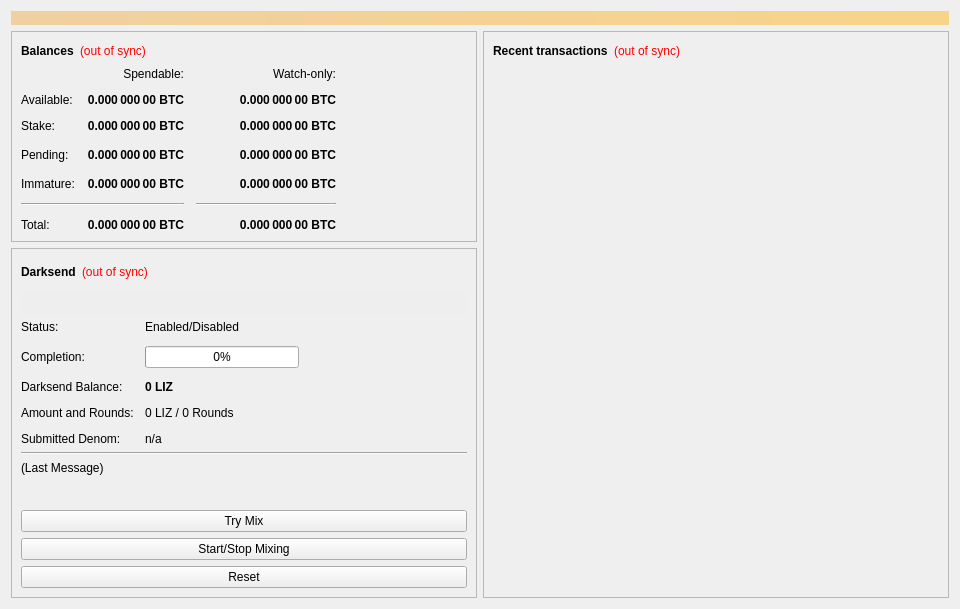
<?xml version="1.0" encoding="UTF-8"?>
<ui version="4.0">
 <class>OverviewPage</class>
 <widget class="QWidget" name="OverviewPage">
  <property name="geometry">
   <rect>
    <x>0</x>
    <y>0</y>
    <width>960</width>
    <height>594</height>
   </rect>
  </property>
  <property name="minimumSize">
   <size>
    <width>960</width>
    <height>0</height>
   </size>
  </property>
  <property name="windowTitle">
   <string>Form</string>
  </property>
  <layout class="QVBoxLayout" name="topLayout">
   <item>
    <widget class="QLabel" name="labelAlerts">
     <property name="visible">
      <bool>false</bool>
     </property>
     <property name="styleSheet">
      <string notr="true">background-color: qlineargradient(x1: 0, y1: 0, x2: 1, y2: 0, stop:0 #F0D0A0, stop:1 #F8D488); color:#000000;</string>
     </property>
     <property name="wordWrap">
      <bool>true</bool>
     </property>
     <property name="margin">
      <number>3</number>
     </property>
    </widget>
   </item>
   <item>
    <layout class="QHBoxLayout" name="horizontalLayout" stretch="1,1">
     <item>
      <layout class="QVBoxLayout" name="verticalLayout_2">
       <item>
        <widget class="QFrame" name="frame">
         <property name="frameShape">
          <enum>QFrame::StyledPanel</enum>
         </property>
         <property name="frameShadow">
          <enum>QFrame::Raised</enum>
         </property>
         <layout class="QVBoxLayout" name="verticalLayout_4">
          <item>
           <layout class="QHBoxLayout" name="horizontalLayout_4">
            <item>
             <widget class="QLabel" name="label_5">
              <property name="font">
               <font>
                <weight>75</weight>
                <bold>true</bold>
               </font>
              </property>
              <property name="text">
               <string>Balances</string>
              </property>
             </widget>
            </item>
            <item>
             <widget class="QLabel" name="labelWalletStatus">
              <property name="cursor">
               <cursorShape>WhatsThisCursor</cursorShape>
              </property>
              <property name="toolTip">
               <string>The displayed information may be out of date. Your wallet automatically synchronizes with the Lizus network after a connection is established, but this process has not completed yet.</string>
              </property>
              <property name="styleSheet">
               <string notr="true">QLabel { color: red; }</string>
              </property>
              <property name="text">
               <string notr="true">(out of sync)</string>
              </property>
              <property name="alignment">
               <set>Qt::AlignLeading|Qt::AlignLeft|Qt::AlignVCenter</set>
              </property>
             </widget>
            </item>
            <item>
             <spacer name="horizontalSpacer_3">
              <property name="orientation">
               <enum>Qt::Horizontal</enum>
              </property>
              <property name="sizeHint" stdset="0">
               <size>
                <width>40</width>
                <height>20</height>
               </size>
              </property>
             </spacer>
            </item>
           </layout>
          </item>
          <item>
           <layout class="QGridLayout" name="gridLayout">
            <property name="spacing">
             <number>12</number>
            </property>
            <item row="3" column="2">
             <widget class="QLabel" name="labelWatchPending">
              <property name="font">
               <font>
                <weight>75</weight>
                <bold>true</bold>
               </font>
              </property>
              <property name="cursor">
               <cursorShape>IBeamCursor</cursorShape>
              </property>
              <property name="toolTip">
               <string>Unconfirmed transactions to watch-only addresses</string>
              </property>
              <property name="text">
               <string notr="true">0.000 000 00 BTC</string>
              </property>
              <property name="alignment">
               <set>Qt::AlignRight|Qt::AlignTrailing|Qt::AlignVCenter</set>
              </property>
              <property name="textInteractionFlags">
               <set>Qt::LinksAccessibleByMouse|Qt::TextSelectableByKeyboard|Qt::TextSelectableByMouse</set>
              </property>
             </widget>
            </item>
            <item row="3" column="1">
             <widget class="QLabel" name="labelUnconfirmed">
              <property name="font">
               <font>
                <weight>75</weight>
                <bold>true</bold>
               </font>
              </property>
              <property name="cursor">
               <cursorShape>IBeamCursor</cursorShape>
              </property>
              <property name="toolTip">
               <string>Total of transactions that have yet to be confirmed, and do not yet count toward the spendable balance</string>
              </property>
              <property name="text">
               <string notr="true">0.000 000 00 BTC</string>
              </property>
              <property name="alignment">
               <set>Qt::AlignRight|Qt::AlignTrailing|Qt::AlignVCenter</set>
              </property>
              <property name="textInteractionFlags">
               <set>Qt::LinksAccessibleByMouse|Qt::TextSelectableByKeyboard|Qt::TextSelectableByMouse</set>
              </property>
             </widget>
            </item>
            <item row="4" column="2">
             <widget class="QLabel" name="labelWatchImmature">
              <property name="font">
               <font>
                <weight>75</weight>
                <bold>true</bold>
               </font>
              </property>
              <property name="cursor">
               <cursorShape>IBeamCursor</cursorShape>
              </property>
              <property name="toolTip">
               <string>Mined balance in watch-only addresses that has not yet matured</string>
              </property>
              <property name="text">
               <string notr="true">0.000 000 00 BTC</string>
              </property>
              <property name="alignment">
               <set>Qt::AlignRight|Qt::AlignTrailing|Qt::AlignVCenter</set>
              </property>
              <property name="textInteractionFlags">
               <set>Qt::LinksAccessibleByMouse|Qt::TextSelectableByKeyboard|Qt::TextSelectableByMouse</set>
              </property>
             </widget>
            </item>
            <item row="5" column="0" colspan="2">
             <widget class="Line" name="lineSpendableBalance">
              <property name="orientation">
               <enum>Qt::Horizontal</enum>
              </property>
             </widget>
            </item>
            <item row="5" column="2">
             <widget class="Line" name="lineWatchBalance">
              <property name="sizePolicy">
               <sizepolicy hsizetype="Preferred" vsizetype="Fixed">
                <horstretch>0</horstretch>
                <verstretch>0</verstretch>
               </sizepolicy>
              </property>
              <property name="minimumSize">
               <size>
                <width>140</width>
                <height>0</height>
               </size>
              </property>
              <property name="orientation">
               <enum>Qt::Horizontal</enum>
              </property>
             </widget>
            </item>
            <item row="6" column="0">
             <widget class="QLabel" name="labelTotalText">
              <property name="text">
               <string>Total:</string>
              </property>
             </widget>
            </item>
            <item row="4" column="1">
             <widget class="QLabel" name="labelImmature">
              <property name="font">
               <font>
                <weight>75</weight>
                <bold>true</bold>
               </font>
              </property>
              <property name="cursor">
               <cursorShape>IBeamCursor</cursorShape>
              </property>
              <property name="toolTip">
               <string>Mined balance that has not yet matured</string>
              </property>
              <property name="text">
               <string notr="true">0.000 000 00 BTC</string>
              </property>
              <property name="alignment">
               <set>Qt::AlignRight|Qt::AlignTrailing|Qt::AlignVCenter</set>
              </property>
              <property name="textInteractionFlags">
               <set>Qt::LinksAccessibleByMouse|Qt::TextSelectableByKeyboard|Qt::TextSelectableByMouse</set>
              </property>
             </widget>
            </item>
            <item row="3" column="3">
             <spacer name="horizontalSpacer_2">
              <property name="orientation">
               <enum>Qt::Horizontal</enum>
              </property>
              <property name="sizeHint" stdset="0">
               <size>
                <width>40</width>
                <height>20</height>
               </size>
              </property>
             </spacer>
            </item>
            <item row="4" column="0">
             <widget class="QLabel" name="labelImmatureText">
              <property name="text">
               <string>Immature:</string>
              </property>
             </widget>
            </item>
            <item row="6" column="1">
             <widget class="QLabel" name="labelTotal">
              <property name="font">
               <font>
                <weight>75</weight>
                <bold>true</bold>
               </font>
              </property>
              <property name="cursor">
               <cursorShape>IBeamCursor</cursorShape>
              </property>
              <property name="toolTip">
               <string>Your current total balance</string>
              </property>
              <property name="text">
               <string notr="true">0.000 000 00 BTC</string>
              </property>
              <property name="alignment">
               <set>Qt::AlignRight|Qt::AlignTrailing|Qt::AlignVCenter</set>
              </property>
              <property name="textInteractionFlags">
               <set>Qt::LinksAccessibleByMouse|Qt::TextSelectableByKeyboard|Qt::TextSelectableByMouse</set>
              </property>
             </widget>
            </item>
            <item row="6" column="2">
             <widget class="QLabel" name="labelWatchTotal">
              <property name="font">
               <font>
                <weight>75</weight>
                <bold>true</bold>
               </font>
              </property>
              <property name="cursor">
               <cursorShape>IBeamCursor</cursorShape>
              </property>
              <property name="toolTip">
               <string>Current total balance in watch-only addresses</string>
              </property>
              <property name="text">
               <string notr="true">0.000 000 00 BTC</string>
              </property>
              <property name="alignment">
               <set>Qt::AlignRight|Qt::AlignTrailing|Qt::AlignVCenter</set>
              </property>
              <property name="textInteractionFlags">
               <set>Qt::LinksAccessibleByMouse|Qt::TextSelectableByKeyboard|Qt::TextSelectableByMouse</set>
              </property>
             </widget>
            </item>
            <item row="0" column="2">
             <widget class="QLabel" name="labelWatchonly">
              <property name="text">
               <string>Watch-only:</string>
              </property>
              <property name="alignment">
               <set>Qt::AlignRight|Qt::AlignTrailing|Qt::AlignVCenter</set>
              </property>
             </widget>
            </item>
            <item row="1" column="0">
             <widget class="QLabel" name="labelBalanceText">
              <property name="text">
               <string>Available:</string>
              </property>
             </widget>
            </item>
            <item row="1" column="1">
             <widget class="QLabel" name="labelBalance">
              <property name="font">
               <font>
                <weight>75</weight>
                <bold>true</bold>
               </font>
              </property>
              <property name="cursor">
               <cursorShape>IBeamCursor</cursorShape>
              </property>
              <property name="toolTip">
               <string>Your current spendable balance</string>
              </property>
              <property name="text">
               <string notr="true">0.000 000 00 BTC</string>
              </property>
              <property name="alignment">
               <set>Qt::AlignRight|Qt::AlignTrailing|Qt::AlignVCenter</set>
              </property>
              <property name="textInteractionFlags">
               <set>Qt::LinksAccessibleByMouse|Qt::TextSelectableByKeyboard|Qt::TextSelectableByMouse</set>
              </property>
             </widget>
            </item>
            <item row="2" column="0">
             <widget class="QLabel" name="label_10">
              <property name="text">
               <string>Stake:</string>
              </property>
             </widget>
            </item>
            <item row="2" column="1">
             <widget class="QLabel" name="labelStake">
              <property name="font">
               <font>
                <weight>75</weight>
                <bold>true</bold>
               </font>
              </property>
              <property name="cursor">
               <cursorShape>IBeamCursor</cursorShape>
              </property>
              <property name="toolTip">
               <string>Total of coins that was staked, and do not yet count toward the current balance</string>
              </property>
              <property name="text">
               <string notr="true">0.000 000 00 BTC</string>
              </property>
              <property name="alignment">
               <set>Qt::AlignRight|Qt::AlignTrailing|Qt::AlignVCenter</set>
              </property>
              <property name="textInteractionFlags">
               <set>Qt::LinksAccessibleByMouse|Qt::TextSelectableByKeyboard|Qt::TextSelectableByMouse</set>
              </property>
             </widget>
            </item>
            <item row="2" column="2">
             <widget class="QLabel" name="labelWatchStake">
              <property name="font">
               <font>
                <weight>75</weight>
                <bold>true</bold>
               </font>
              </property>
              <property name="cursor">
               <cursorShape>IBeamCursor</cursorShape>
              </property>
              <property name="toolTip">
               <string>Total of coins that was staked in watch-only addresses, and do not yet count toward the current watch-only balance</string>
              </property>
              <property name="text">
               <string notr="true">0.000 000 00 BTC</string>
              </property>
              <property name="alignment">
               <set>Qt::AlignRight|Qt::AlignTrailing|Qt::AlignVCenter</set>
              </property>
              <property name="textInteractionFlags">
               <set>Qt::LinksAccessibleByMouse|Qt::TextSelectableByKeyboard|Qt::TextSelectableByMouse</set>
              </property>
             </widget>
            </item>
            <item row="1" column="2">
             <widget class="QLabel" name="labelWatchAvailable">
              <property name="font">
               <font>
                <weight>75</weight>
                <bold>true</bold>
               </font>
              </property>
              <property name="cursor">
               <cursorShape>IBeamCursor</cursorShape>
              </property>
              <property name="toolTip">
               <string>Your current balance in watch-only addresses</string>
              </property>
              <property name="text">
               <string notr="true">0.000 000 00 BTC</string>
              </property>
              <property name="alignment">
               <set>Qt::AlignRight|Qt::AlignTrailing|Qt::AlignVCenter</set>
              </property>
              <property name="textInteractionFlags">
               <set>Qt::LinksAccessibleByMouse|Qt::TextSelectableByKeyboard|Qt::TextSelectableByMouse</set>
              </property>
             </widget>
            </item>
            <item row="3" column="0">
             <widget class="QLabel" name="labelPendingText">
              <property name="text">
               <string>Pending:</string>
              </property>
             </widget>
            </item>
            <item row="0" column="1">
             <widget class="QLabel" name="labelSpendable">
              <property name="text">
               <string>Spendable:</string>
              </property>
              <property name="alignment">
               <set>Qt::AlignRight|Qt::AlignTrailing|Qt::AlignVCenter</set>
              </property>
             </widget>
            </item>
           </layout>
          </item>
         </layout>
        </widget>
       </item>
       <item>
        <widget class="QFrame" name="frameDarksend">
         <property name="sizePolicy">
          <sizepolicy hsizetype="Expanding" vsizetype="Expanding">
           <horstretch>0</horstretch>
           <verstretch>0</verstretch>
          </sizepolicy>
         </property>
         <property name="minimumSize">
          <size>
           <width>0</width>
           <height>350</height>
          </size>
         </property>
         <property name="layoutDirection">
          <enum>Qt::LeftToRight</enum>
         </property>
         <property name="frameShape">
          <enum>QFrame::StyledPanel</enum>
         </property>
         <property name="frameShadow">
          <enum>QFrame::Raised</enum>
         </property>
         <layout class="QVBoxLayout" name="verticalLayout_5">
          <item>
           <layout class="QHBoxLayout" name="horizontalLayout_5">
            <item>
             <widget class="QLabel" name="label_2">
              <property name="font">
               <font>
                <weight>75</weight>
                <bold>true</bold>
               </font>
              </property>
              <property name="text">
               <string>Darksend</string>
              </property>
             </widget>
            </item>
            <item>
             <widget class="QLabel" name="labelDarksendSyncStatus">
              <property name="toolTip">
               <string>The displayed information may be out of date. Your wallet automatically synchronizes with the Lizus network after a connection is established, but this process has not completed yet.</string>
              </property>
              <property name="styleSheet">
               <string notr="true">QLabel { color: red; }</string>
              </property>
              <property name="text">
               <string notr="true">(out of sync)</string>
              </property>
              <property name="alignment">
               <set>Qt::AlignLeading|Qt::AlignLeft|Qt::AlignVCenter</set>
              </property>
             </widget>
            </item>
            <item>
             <spacer name="horizontalSpacer_4">
              <property name="orientation">
               <enum>Qt::Horizontal</enum>
              </property>
              <property name="sizeHint" stdset="0">
               <size>
                <width>40</width>
                <height>20</height>
               </size>
              </property>
             </spacer>
            </item>
           </layout>
          </item>
          <item>
           <widget class="QPushButton" name="runAutoDenom">
            <property name="palette">
             <palette>
              <active>
               <colorrole role="WindowText">
                <brush brushstyle="SolidPattern">
                 <color alpha="255">
                  <red>0</red>
                  <green>0</green>
                  <blue>0</blue>
                 </color>
                </brush>
               </colorrole>
               <colorrole role="Button">
                <brush brushstyle="SolidPattern">
                 <color alpha="255">
                  <red>239</red>
                  <green>238</green>
                  <blue>238</blue>
                 </color>
                </brush>
               </colorrole>
               <colorrole role="Light">
                <brush brushstyle="SolidPattern">
                 <color alpha="255">
                  <red>255</red>
                  <green>255</green>
                  <blue>255</blue>
                 </color>
                </brush>
               </colorrole>
               <colorrole role="Midlight">
                <brush brushstyle="SolidPattern">
                 <color alpha="255">
                  <red>247</red>
                  <green>246</green>
                  <blue>246</blue>
                 </color>
                </brush>
               </colorrole>
               <colorrole role="Dark">
                <brush brushstyle="SolidPattern">
                 <color alpha="255">
                  <red>119</red>
                  <green>119</green>
                  <blue>119</blue>
                 </color>
                </brush>
               </colorrole>
               <colorrole role="Mid">
                <brush brushstyle="SolidPattern">
                 <color alpha="255">
                  <red>159</red>
                  <green>159</green>
                  <blue>159</blue>
                 </color>
                </brush>
               </colorrole>
               <colorrole role="Text">
                <brush brushstyle="SolidPattern">
                 <color alpha="255">
                  <red>0</red>
                  <green>0</green>
                  <blue>0</blue>
                 </color>
                </brush>
               </colorrole>
               <colorrole role="BrightText">
                <brush brushstyle="SolidPattern">
                 <color alpha="255">
                  <red>255</red>
                  <green>255</green>
                  <blue>255</blue>
                 </color>
                </brush>
               </colorrole>
               <colorrole role="ButtonText">
                <brush brushstyle="SolidPattern">
                 <color alpha="255">
                  <red>0</red>
                  <green>0</green>
                  <blue>0</blue>
                 </color>
                </brush>
               </colorrole>
               <colorrole role="Base">
                <brush brushstyle="SolidPattern">
                 <color alpha="255">
                  <red>255</red>
                  <green>255</green>
                  <blue>255</blue>
                 </color>
                </brush>
               </colorrole>
               <colorrole role="Window">
                <brush brushstyle="SolidPattern">
                 <color alpha="255">
                  <red>239</red>
                  <green>238</green>
                  <blue>238</blue>
                 </color>
                </brush>
               </colorrole>
               <colorrole role="Shadow">
                <brush brushstyle="SolidPattern">
                 <color alpha="255">
                  <red>0</red>
                  <green>0</green>
                  <blue>0</blue>
                 </color>
                </brush>
               </colorrole>
               <colorrole role="AlternateBase">
                <brush brushstyle="SolidPattern">
                 <color alpha="255">
                  <red>247</red>
                  <green>246</green>
                  <blue>246</blue>
                 </color>
                </brush>
               </colorrole>
               <colorrole role="ToolTipBase">
                <brush brushstyle="SolidPattern">
                 <color alpha="255">
                  <red>255</red>
                  <green>255</green>
                  <blue>220</blue>
                 </color>
                </brush>
               </colorrole>
               <colorrole role="ToolTipText">
                <brush brushstyle="SolidPattern">
                 <color alpha="255">
                  <red>0</red>
                  <green>0</green>
                  <blue>0</blue>
                 </color>
                </brush>
               </colorrole>
              </active>
              <inactive>
               <colorrole role="WindowText">
                <brush brushstyle="SolidPattern">
                 <color alpha="255">
                  <red>0</red>
                  <green>0</green>
                  <blue>0</blue>
                 </color>
                </brush>
               </colorrole>
               <colorrole role="Button">
                <brush brushstyle="SolidPattern">
                 <color alpha="255">
                  <red>239</red>
                  <green>238</green>
                  <blue>238</blue>
                 </color>
                </brush>
               </colorrole>
               <colorrole role="Light">
                <brush brushstyle="SolidPattern">
                 <color alpha="255">
                  <red>255</red>
                  <green>255</green>
                  <blue>255</blue>
                 </color>
                </brush>
               </colorrole>
               <colorrole role="Midlight">
                <brush brushstyle="SolidPattern">
                 <color alpha="255">
                  <red>247</red>
                  <green>246</green>
                  <blue>246</blue>
                 </color>
                </brush>
               </colorrole>
               <colorrole role="Dark">
                <brush brushstyle="SolidPattern">
                 <color alpha="255">
                  <red>119</red>
                  <green>119</green>
                  <blue>119</blue>
                 </color>
                </brush>
               </colorrole>
               <colorrole role="Mid">
                <brush brushstyle="SolidPattern">
                 <color alpha="255">
                  <red>159</red>
                  <green>159</green>
                  <blue>159</blue>
                 </color>
                </brush>
               </colorrole>
               <colorrole role="Text">
                <brush brushstyle="SolidPattern">
                 <color alpha="255">
                  <red>0</red>
                  <green>0</green>
                  <blue>0</blue>
                 </color>
                </brush>
               </colorrole>
               <colorrole role="BrightText">
                <brush brushstyle="SolidPattern">
                 <color alpha="255">
                  <red>255</red>
                  <green>255</green>
                  <blue>255</blue>
                 </color>
                </brush>
               </colorrole>
               <colorrole role="ButtonText">
                <brush brushstyle="SolidPattern">
                 <color alpha="255">
                  <red>0</red>
                  <green>0</green>
                  <blue>0</blue>
                 </color>
                </brush>
               </colorrole>
               <colorrole role="Base">
                <brush brushstyle="SolidPattern">
                 <color alpha="255">
                  <red>255</red>
                  <green>255</green>
                  <blue>255</blue>
                 </color>
                </brush>
               </colorrole>
               <colorrole role="Window">
                <brush brushstyle="SolidPattern">
                 <color alpha="255">
                  <red>239</red>
                  <green>238</green>
                  <blue>238</blue>
                 </color>
                </brush>
               </colorrole>
               <colorrole role="Shadow">
                <brush brushstyle="SolidPattern">
                 <color alpha="255">
                  <red>0</red>
                  <green>0</green>
                  <blue>0</blue>
                 </color>
                </brush>
               </colorrole>
               <colorrole role="AlternateBase">
                <brush brushstyle="SolidPattern">
                 <color alpha="255">
                  <red>247</red>
                  <green>246</green>
                  <blue>246</blue>
                 </color>
                </brush>
               </colorrole>
               <colorrole role="ToolTipBase">
                <brush brushstyle="SolidPattern">
                 <color alpha="255">
                  <red>255</red>
                  <green>255</green>
                  <blue>220</blue>
                 </color>
                </brush>
               </colorrole>
               <colorrole role="ToolTipText">
                <brush brushstyle="SolidPattern">
                 <color alpha="255">
                  <red>0</red>
                  <green>0</green>
                  <blue>0</blue>
                 </color>
                </brush>
               </colorrole>
              </inactive>
              <disabled>
               <colorrole role="WindowText">
                <brush brushstyle="SolidPattern">
                 <color alpha="255">
                  <red>119</red>
                  <green>119</green>
                  <blue>119</blue>
                 </color>
                </brush>
               </colorrole>
               <colorrole role="Button">
                <brush brushstyle="SolidPattern">
                 <color alpha="255">
                  <red>239</red>
                  <green>238</green>
                  <blue>238</blue>
                 </color>
                </brush>
               </colorrole>
               <colorrole role="Light">
                <brush brushstyle="SolidPattern">
                 <color alpha="255">
                  <red>255</red>
                  <green>255</green>
                  <blue>255</blue>
                 </color>
                </brush>
               </colorrole>
               <colorrole role="Midlight">
                <brush brushstyle="SolidPattern">
                 <color alpha="255">
                  <red>247</red>
                  <green>246</green>
                  <blue>246</blue>
                 </color>
                </brush>
               </colorrole>
               <colorrole role="Dark">
                <brush brushstyle="SolidPattern">
                 <color alpha="255">
                  <red>119</red>
                  <green>119</green>
                  <blue>119</blue>
                 </color>
                </brush>
               </colorrole>
               <colorrole role="Mid">
                <brush brushstyle="SolidPattern">
                 <color alpha="255">
                  <red>159</red>
                  <green>159</green>
                  <blue>159</blue>
                 </color>
                </brush>
               </colorrole>
               <colorrole role="Text">
                <brush brushstyle="SolidPattern">
                 <color alpha="255">
                  <red>119</red>
                  <green>119</green>
                  <blue>119</blue>
                 </color>
                </brush>
               </colorrole>
               <colorrole role="BrightText">
                <brush brushstyle="SolidPattern">
                 <color alpha="255">
                  <red>255</red>
                  <green>255</green>
                  <blue>255</blue>
                 </color>
                </brush>
               </colorrole>
               <colorrole role="ButtonText">
                <brush brushstyle="SolidPattern">
                 <color alpha="255">
                  <red>119</red>
                  <green>119</green>
                  <blue>119</blue>
                 </color>
                </brush>
               </colorrole>
               <colorrole role="Base">
                <brush brushstyle="SolidPattern">
                 <color alpha="255">
                  <red>239</red>
                  <green>238</green>
                  <blue>238</blue>
                 </color>
                </brush>
               </colorrole>
               <colorrole role="Window">
                <brush brushstyle="SolidPattern">
                 <color alpha="255">
                  <red>239</red>
                  <green>238</green>
                  <blue>238</blue>
                 </color>
                </brush>
               </colorrole>
               <colorrole role="Shadow">
                <brush brushstyle="SolidPattern">
                 <color alpha="255">
                  <red>0</red>
                  <green>0</green>
                  <blue>0</blue>
                 </color>
                </brush>
               </colorrole>
               <colorrole role="AlternateBase">
                <brush brushstyle="SolidPattern">
                 <color alpha="255">
                  <red>239</red>
                  <green>238</green>
                  <blue>238</blue>
                 </color>
                </brush>
               </colorrole>
               <colorrole role="ToolTipBase">
                <brush brushstyle="SolidPattern">
                 <color alpha="255">
                  <red>255</red>
                  <green>255</green>
                  <blue>220</blue>
                 </color>
                </brush>
               </colorrole>
               <colorrole role="ToolTipText">
                <brush brushstyle="SolidPattern">
                 <color alpha="255">
                  <red>0</red>
                  <green>0</green>
                  <blue>0</blue>
                 </color>
                </brush>
               </colorrole>
              </disabled>
             </palette>
            </property>
            <property name="focusPolicy">
             <enum>Qt::NoFocus</enum>
            </property>
            <property name="autoFillBackground">
             <bool>true</bool>
            </property>
            <property name="text">
             <string/>
            </property>
            <property name="flat">
             <bool>true</bool>
            </property>
           </widget>
          </item>
          <item>
           <layout class="QFormLayout" name="formLayout">
            <property name="fieldGrowthPolicy">
             <enum>QFormLayout::AllNonFixedFieldsGrow</enum>
            </property>
            <property name="horizontalSpacing">
             <number>11</number>
            </property>
            <property name="verticalSpacing">
             <number>12</number>
            </property>
            <item row="0" column="0">
             <widget class="QLabel" name="label_6">
              <property name="text">
               <string>Status:</string>
              </property>
             </widget>
            </item>
            <item row="1" column="0">
             <widget class="QLabel" name="label_7">
              <property name="text">
               <string>Completion:</string>
              </property>
             </widget>
            </item>
            <item row="1" column="1">
             <widget class="QProgressBar" name="darksendProgress">
              <property name="maximumSize">
               <size>
                <width>154</width>
                <height>16777215</height>
               </size>
              </property>
              <property name="value">
               <number>0</number>
              </property>
             </widget>
            </item>
            <item row="3" column="0">
             <widget class="QLabel" name="labelAnonymizedText">
              <property name="text">
               <string>Darksend Balance:</string>
              </property>
             </widget>
            </item>
            <item row="3" column="1">
             <widget class="QLabel" name="labelAnonymized">
              <property name="font">
               <font>
                <weight>75</weight>
                <bold>true</bold>
               </font>
              </property>
              <property name="text">
               <string notr="true">0 LIZ</string>
              </property>
             </widget>
            </item>
            <item row="4" column="0">
             <widget class="QLabel" name="label_8">
              <property name="text">
               <string>Amount and Rounds:</string>
              </property>
             </widget>
            </item>
            <item row="4" column="1">
             <widget class="QLabel" name="labelAmountRounds">
              <property name="text">
               <string>0 LIZ / 0 Rounds</string>
              </property>
             </widget>
            </item>
            <item row="5" column="0">
             <widget class="QLabel" name="label_9">
              <property name="text">
               <string>Submitted Denom:</string>
              </property>
             </widget>
            </item>
            <item row="5" column="1">
             <widget class="QLabel" name="labelSubmittedDenom">
              <property name="toolTip">
               <string>The denominations you submitted to the Masternode.&lt;br&gt;To mix, other users must submit the exact same denominations.</string>
              </property>
              <property name="text">
               <string>n/a</string>
              </property>
             </widget>
            </item>
            <item row="0" column="1">
             <widget class="QLabel" name="darksendEnabled">
              <property name="text">
               <string>Enabled/Disabled</string>
              </property>
             </widget>
            </item>
           </layout>
          </item>
          <item>
           <widget class="Line" name="lineLastMessage">
            <property name="orientation">
             <enum>Qt::Horizontal</enum>
            </property>
           </widget>
          </item>
          <item>
           <widget class="QLabel" name="darksendStatus">
            <property name="minimumSize">
             <size>
              <width>288</width>
              <height>43</height>
             </size>
            </property>
            <property name="text">
             <string>(Last Message)</string>
            </property>
            <property name="alignment">
             <set>Qt::AlignLeading|Qt::AlignLeft|Qt::AlignTop</set>
            </property>
            <property name="wordWrap">
             <bool>true</bool>
            </property>
           </widget>
          </item>
          <item>
           <widget class="QPushButton" name="darksendAuto">
            <property name="sizePolicy">
             <sizepolicy hsizetype="MinimumExpanding" vsizetype="Fixed">
              <horstretch>0</horstretch>
              <verstretch>0</verstretch>
             </sizepolicy>
            </property>
            <property name="toolTip">
             <string>Try to manually submit a Darksend request.</string>
            </property>
            <property name="text">
             <string>Try Mix</string>
            </property>
           </widget>
          </item>
          <item>
           <widget class="QPushButton" name="toggleDarksend">
            <property name="sizePolicy">
             <sizepolicy hsizetype="MinimumExpanding" vsizetype="Fixed">
              <horstretch>0</horstretch>
              <verstretch>0</verstretch>
             </sizepolicy>
            </property>
            <property name="text">
             <string>Start/Stop Mixing</string>
            </property>
           </widget>
          </item>
          <item>
           <widget class="QPushButton" name="darksendReset">
            <property name="sizePolicy">
             <sizepolicy hsizetype="MinimumExpanding" vsizetype="Fixed">
              <horstretch>0</horstretch>
              <verstretch>0</verstretch>
             </sizepolicy>
            </property>
            <property name="toolTip">
             <string>Reset the current status of Darksend (can interrupt Darksend if it's in the process of Mixing, which can cost you money!)</string>
            </property>
            <property name="autoFillBackground">
             <bool>false</bool>
            </property>
            <property name="text">
             <string>Reset</string>
            </property>
           </widget>
          </item>
         </layout>
        </widget>
       </item>
       <item>
        <spacer name="verticalSpacer">
         <property name="orientation">
          <enum>Qt::Vertical</enum>
         </property>
         <property name="sizeHint" stdset="0">
          <size>
           <width>20</width>
           <height>40</height>
          </size>
         </property>
        </spacer>
       </item>
      </layout>
     </item>
     <item>
      <layout class="QVBoxLayout" name="verticalLayout_3">
       <item>
        <widget class="QFrame" name="frame_2">
         <property name="frameShape">
          <enum>QFrame::StyledPanel</enum>
         </property>
         <property name="frameShadow">
          <enum>QFrame::Raised</enum>
         </property>
         <layout class="QVBoxLayout" name="verticalLayout">
          <item>
           <layout class="QHBoxLayout" name="horizontalLayout_2">
            <item>
             <widget class="QLabel" name="label_4">
              <property name="font">
               <font>
                <weight>75</weight>
                <bold>true</bold>
               </font>
              </property>
              <property name="text">
               <string>Recent transactions</string>
              </property>
             </widget>
            </item>
            <item>
             <widget class="QLabel" name="labelTransactionsStatus">
              <property name="cursor">
               <cursorShape>WhatsThisCursor</cursorShape>
              </property>
              <property name="toolTip">
               <string>The displayed information may be out of date. Your wallet automatically synchronizes with the Lizus network after a connection is established, but this process has not completed yet.</string>
              </property>
              <property name="styleSheet">
               <string notr="true">QLabel { color: red; }</string>
              </property>
              <property name="text">
               <string notr="true">(out of sync)</string>
              </property>
              <property name="alignment">
               <set>Qt::AlignRight|Qt::AlignTrailing|Qt::AlignVCenter</set>
              </property>
             </widget>
            </item>
            <item>
             <spacer name="horizontalSpacer">
              <property name="orientation">
               <enum>Qt::Horizontal</enum>
              </property>
              <property name="sizeHint" stdset="0">
               <size>
                <width>40</width>
                <height>20</height>
               </size>
              </property>
             </spacer>
            </item>
           </layout>
          </item>
          <item>
           <widget class="QListView" name="listTransactions">
            <property name="styleSheet">
             <string notr="true">QListView { background: transparent; }</string>
            </property>
            <property name="frameShape">
             <enum>QFrame::NoFrame</enum>
            </property>
            <property name="verticalScrollBarPolicy">
             <enum>Qt::ScrollBarAlwaysOff</enum>
            </property>
            <property name="horizontalScrollBarPolicy">
             <enum>Qt::ScrollBarAlwaysOff</enum>
            </property>
            <property name="selectionMode">
             <enum>QAbstractItemView::NoSelection</enum>
            </property>
           </widget>
          </item>
         </layout>
        </widget>
       </item>
      </layout>
     </item>
    </layout>
   </item>
  </layout>
 </widget>
 <resources/>
 <connections/>
</ui>
